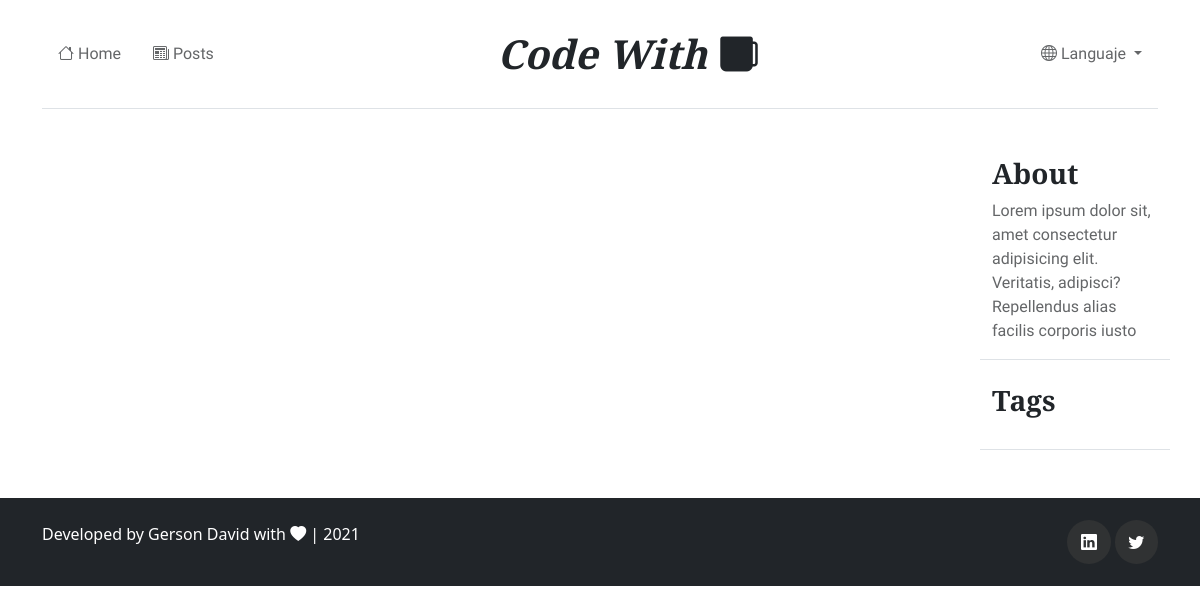
The app's page /posts/, older data.
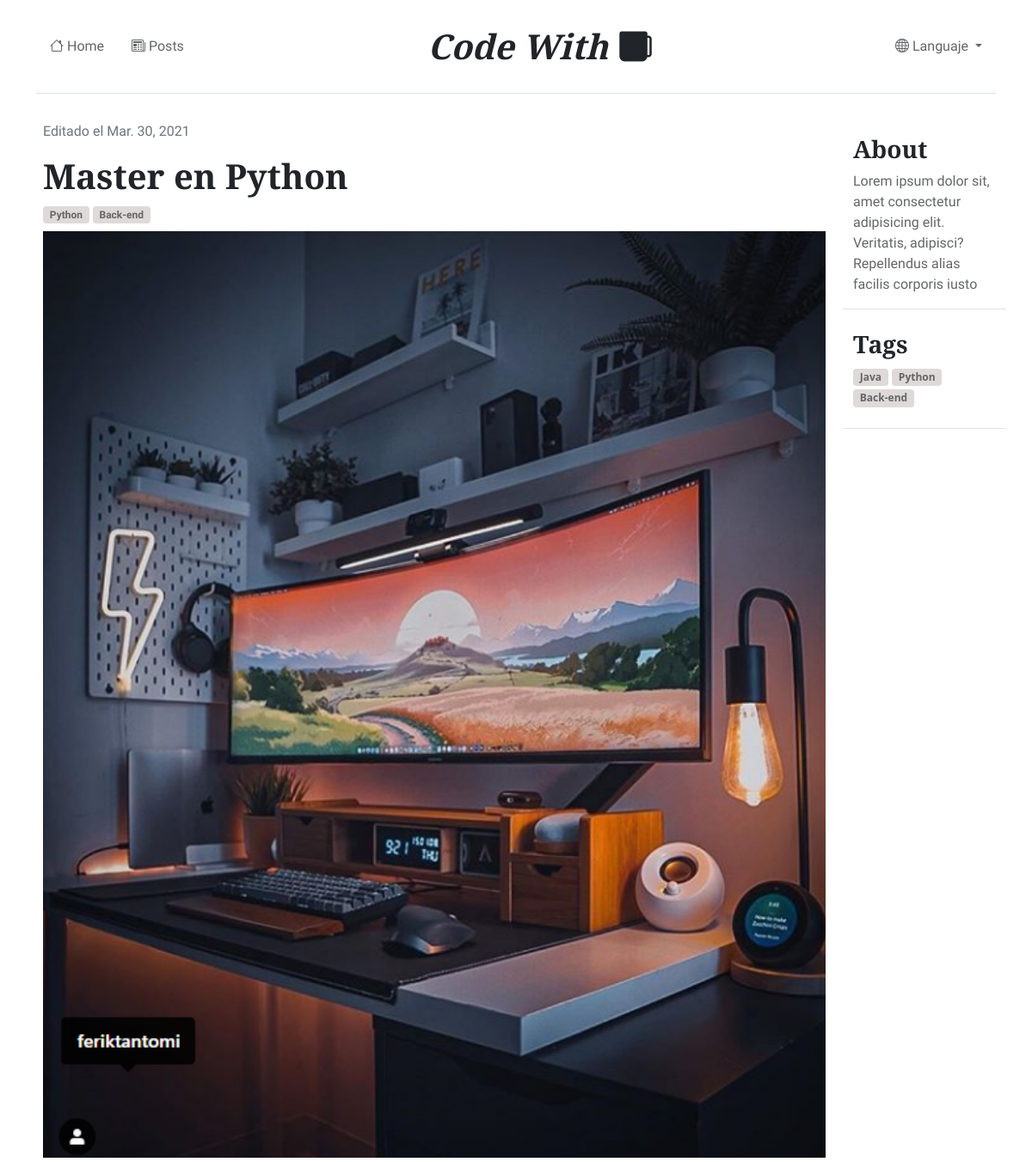
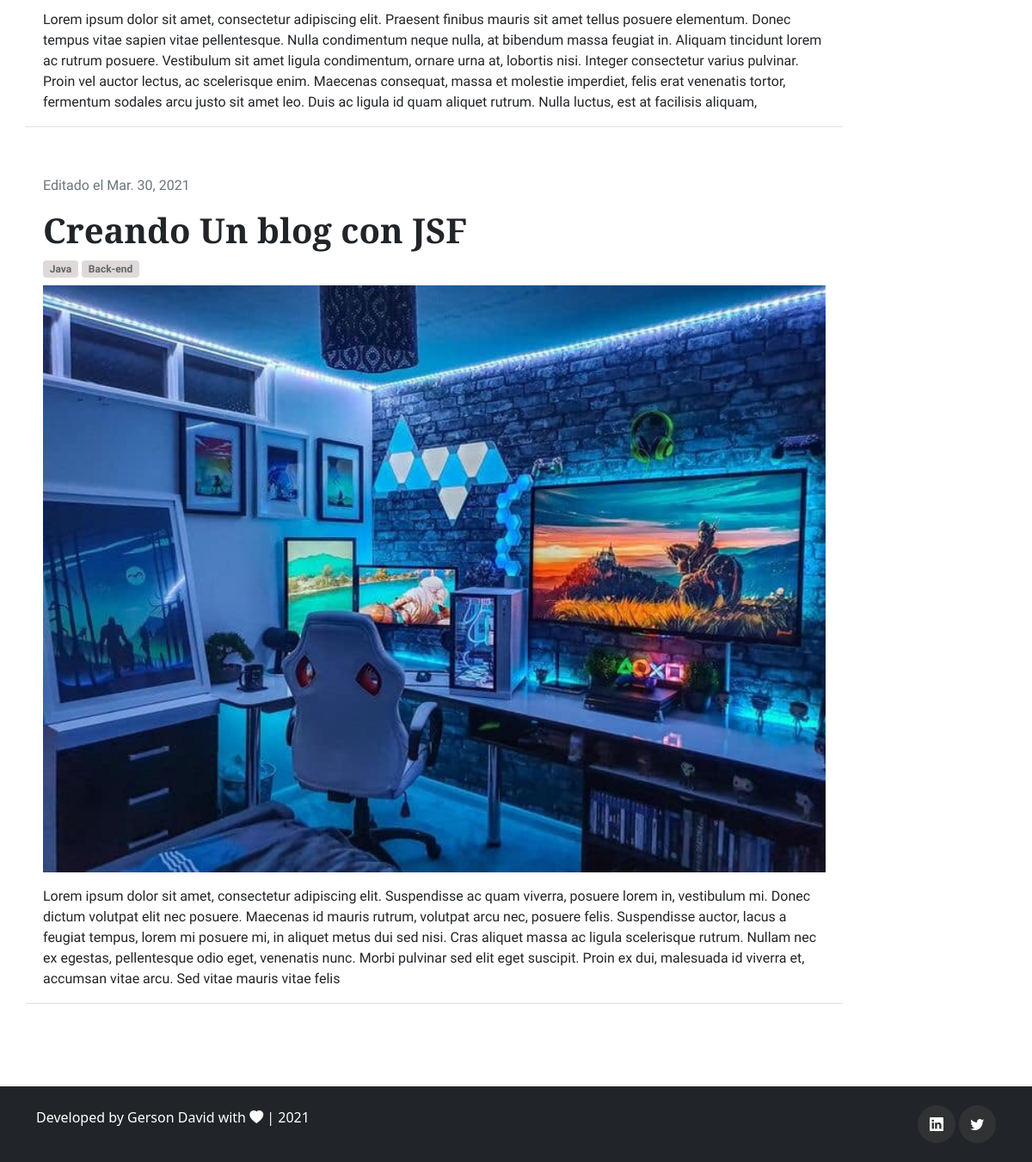
The same page, newer data (2 pictures, top to bottom).
### blog/models.py (models this page shows, shortened)
class Post(models.Model):
    title = models.CharField(max_length=150, verbose_name='Titulo')
    content = RichTextField(verbose_name='Contenido')
    image = models.ImageField(
        default='null', verbose_name='Imagen', upload_to='posts')
    public = models.BooleanField(default=True, verbose_name='Publico?')
    user = models.ForeignKey(User, editable=True, verbose_name='Usuario', on_delete=models.CASCADE)
    tags = models.ManyToManyField(
        Tag, verbose_name='Tag', blank=True)
    created_at = models.DateTimeField(
        auto_now_add=True, verbose_name='Creado el')
    updated_at = models.DateTimeField(auto_now=True, verbose_name='Editado el')
    class Meta:
        verbose_name = 'Post'
        verbose_name_plural = 'Posts'

class Tag(models.Model):
    name = models.CharField(max_length=40, verbose_name='Nombre')
    description = models.CharField(max_length=200, verbose_name='Descripcion')
    created_at = models.DateTimeField(
        auto_now_add=True, verbose_name='Creado El')
    class Meta:
        verbose_name = 'Tag'
        verbose_name_plural = 'Tags'
    def __str__(self):
        return self.name

### blog/views.py (the view)
# urls.py: path('posts/', views.posts, name='posts'),
def posts(request):
    posts = Post.objects.filter(public=True).all()
    return render(request, 'post/posts.html', {
        'title': 'All Posts',
        'posts': posts
    })

### blog/context_processors.py (called while the page is built)
def get_tags(request):
    tags_in_use = Post.objects.filter(
        public=True).values_list('tags', flat=True)
    tags = Tag.objects.filter(id__in=tags_in_use).values_list('id', 'name')
    return{
        'tags': tags,
        'ids': tags_in_use,
    }

### blog/templates/post/posts.html (shortened to what this page needs)
{% extends 'layouts/layout.html' %}
{% block content %}
<div class="col-12 col-md-10 order-1 order-md-0">
	<article class="row">
		{% for articulo in posts %}
		<section class="col-12 border-bottom mb-5">
			<div class="m-2">
				<p class="text-muted">Editado el {{articulo.updated_at|date}}</p>
				<h3><a href="#">{{articulo.title}}</a></h3>
                {% for tag in articulo.tags.all %}
                <a href="#"><span class="badge bg-tag">{{tag}}</span></a>
                {% endfor %}
			</div>
			{% if articulo.image != 'null' and articulo.image.url|length >= 1 %}
			<div class="m-2 img-prev">
				<a href="#">
					<img
						src="{{articulo.image.url}}"
						alt="Imagen"
					/>
				</a>
			</div>
			{% endif %}
			<div class="m-2">
				<p>{{articulo.content|safe}}</p>
			</div>
		</section>
		{% endfor %}
	</article>
</div>
{% endblock content %}

### main_app/templates/layouts/layout.html (shortened to what this page needs)
{% load static %}
<!DOCTYPE html>
<html lang="es">
	<head>
		<link rel="stylesheet" href="{% static 'css/bootstrap-icons.css' %}" />
		<link rel="stylesheet" href="{% static 'css/bootstrap.css' %}" />
		<link rel="stylesheet" href="{% static 'css/main.css' %}" />
	</head>
	<body>
		<div class="container">
			<header
				class="d-flex flex-wrap align-items-center justify-content-center justify-content-md-between py-3 mb-4 border-bottom"
			>
				<ul
					class="nav col-6 col-md-auto mb-2 justify-content-center mb-md-0 order-1 order-sm-0"
				>
					<li class="nav-item">
						<a href="{% url 'home' %}" class="nav-link"
							><i class="bi bi-house"></i> Home</a
						>
					</li>
					<li class="nav-item">
						<a href="{% url 'posts' %}" class="nav-link"
							><i class="bi bi-newspaper"></i> Posts
						</a>
					</li>
				</ul>
				<p
					class="nav-link col-12 col-sm-auto order-0 order-sm-1 text-center mb-2 justify-content-center mb-md-0"
				>
					Code With <i class="bi bi-cup-fill"></i>
				</p>
				<ul
					class="nav col-6 col-md-auto mb-2 justify-content-center mb-md-0 order-2"
				>
					<li class="nav-item dropdown">
						<a
							class="nav-link dropdown-toggle"
							href="#"
							id="languaje"
							role="button"
							data-bs-toggle="dropdown"
							aria-expanded="false"
						>
							<i class="bi bi-globe"></i> Languaje
						</a>
					</li>
				</ul>
			</header>
		</div>
		<div class="container mb-5">
			<div class="row">
				{% block content %}{% endblock content %}
				<div class="col-12 col-md-2 order-0 order-md-2">
					<aside class="row">
						<section
							class="col-12 my-4 border-bottom text-center text-md-start"
						>
							<h3>About</h3>
							<p>
								Lorem ipsum dolor sit, amet consectetur adipisicing elit.
								Veritatis, adipisci? Repellendus alias facilis corporis iusto
							</p>
						</section>
						<section
							class="pb-4 col-12 border-bottom text-center text-md-start"
						>
							<h3>Tags</h3>
							{% for tag in tags %}
							<a href=""><span class="badge bg-tag">{{tag.1}}</span></a>
							{% endfor %}
						</section>
					</aside>
				</div>
			</div>
		</div>
		<footer class="py-4 justify-content-center">
			<div>
				<div class="container">
					<div class="row align-items-center">
						<div class="col-12 col-md-6 text-center text-md-start">
							<p>
								Developed by Gerson David with
								<i class="bi bi-heart-fill"></i> | 2021
							</p>
						</div>
						<div class="col-12 col-md-6 text-md-end text-center">
							<a href="https://www.linkedin.com/in/gdsoto/"
								><i class="bi bi-linkedin"></i
							></a>
							<a href="https://twitter.com/Gdsoto5622"
								><i class="bi bi-twitter"></i
							></a>
						</div>
					</div>
				</div>
			</div>
		</footer>
	</body>
</html>

### main_app/static/css/main.css (style rules this page uses)
* { box-sizing:border-box;padding:0px;margin:0px }
header a { font-family:"PT Sans",sans-serif;color:#646668 }
header p { font-family:"Cormorant Infant",serif;font-weight:700;font-style:italic;font-size:2.5em }
article { font-family:"PT Sans",sans-serif }
article a { text-decoration:none;color:#212529 }
article h3 { font-family:"Cormorant Infant",serif;font-weight:700;font-size:2.5em }
article img { width:100%;height:auto }
article .img-prev { overflow:hidden }
aside h3 { font-family:"Cormorant Infant",serif;font-weight:700;color:#212529 }
aside p { font-family:"PT Sans",sans-serif;color:#646668 }
.bg-tag { background-color:#dfd9d9;color:#646668 }
footer { background-color:#212529;color:#fff }
footer a { background-color:#303233;padding:2% 2.5% 2% 2.5%;border-radius:50px;color:#fff;transition:0.3s }

Row changes from the older to the newer data that the page shows:
added Post: updated_at "Mar. 30, 2021", title "Master en Python", image (picture), content "Lorem ipsum dolor sit amet, consectetur adipiscing elit. Praesent finibus mauris sit amet tellus posuere elementum. Donec tempus vitae sapien vitae pellentesque. Nulla condimentum neque nulla, at bibendum massa feugiat in. Aliquam tincidunt lorem ac rutrum posuere. Vestibulum sit amet ligula condimentum, ornare urna at, lobortis nisi. Integer consectetur varius pulvinar. Proin vel auctor lectus, ac scelerisque enim. Maecenas consequat, massa et molestie imperdiet, felis erat venenatis tortor, fermentum sodales arcu justo sit amet leo. Duis ac ligula id quam aliquet rutrum. Nulla luctus, est at facilisis aliquam,"
added Tag: name "Python"
added Tag: name "Back-end"
added Post: updated_at "Mar. 30, 2021", title "Creando Un blog con JSF", image (picture), content "Lorem ipsum dolor sit amet, consectetur adipiscing elit. Suspendisse ac quam viverra, posuere lorem in, vestibulum mi. Donec dictum volutpat elit nec posuere. Maecenas id mauris rutrum, volutpat arcu nec, posuere felis. Suspendisse auctor, lacus a feugiat tempus, lorem mi posuere mi, in aliquet metus dui sed nisi. Cras aliquet massa ac ligula scelerisque rutrum. Nullam nec ex egestas, pellentesque odio eget, venenatis nunc. Morbi pulvinar sed elit eget suscipit. Proin ex dui, malesuada id viverra et, accumsan vitae arcu. Sed vitae mauris vitae felis"
added Tag: name "Java"
